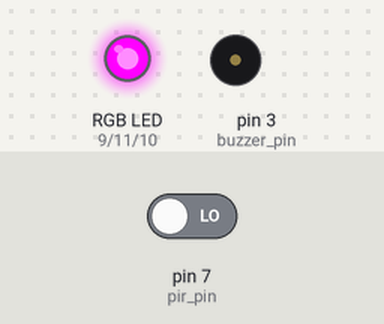
A sketch run on a simulated Arduino Uno, built with avr-gcc and run on an emulated ATmega328P. Shown: an RGB LED mixed from three pins (HIGH = lit), buzzer (waves = sounding, pin HIGH). Inputs (shaded band) come from the test bench; at power-on: pin 7 (pir_pin) LOW.

Above: at 1.2 s.
1.3 s: pin 7 (pir_pin) driven HIGH
At 2.5 s:
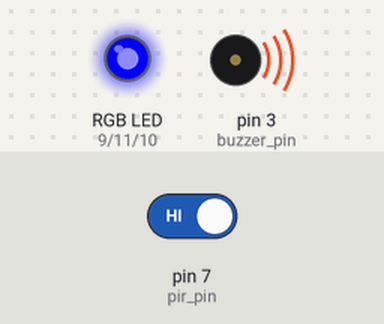
2.8 s: pin 7 (pir_pin) driven LOW
At 3.7 s:
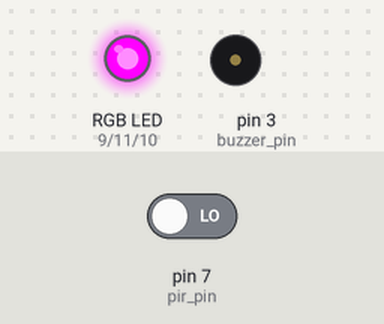
Timing chart, 0 to 5.8 s (numbered marks = the images above; inputs shaded):
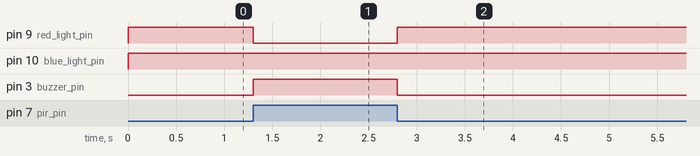

Measured:
- after the input at 1.3 s, pin 9 (red_light_pin): HIGH → LOW at once; pin 3 (buzzer_pin): LOW → HIGH at once
- after the input at 2.8 s, pin 9 (red_light_pin): LOW → HIGH at once; pin 3 (buzzer_pin): HIGH → LOW at once

The sketch:

motion_controlled_colour_changer1.ino
```cpp
// Define the pins for the components
const int buzzer_pin = 3;       // Buzzer is connected to digital pin 3
const int pir_pin = 7;          // PIR sensor signal is connected to digital pin 7
const int red_light_pin = 9;    // Red pin of the RGB LED is connected to PWM pin 9
const int green_light_pin = 11; // Green pin of the RGB LED is connected to PWM pin 11
const int blue_light_pin = 10;  // Blue pin of the RGB LED is connected to PWM pin 10

void setup() {
  // Set the pin modes for each component
  pinMode(pir_pin, INPUT);         // PIR sensor is an input device
  pinMode(buzzer_pin, OUTPUT);       // Buzzer is an output device
  pinMode(red_light_pin, OUTPUT);    // Red LED is an output device
  pinMode(green_light_pin, OUTPUT);  // Green LED is an output device
  pinMode(blue_light_pin, OUTPUT);   // Blue LED is an output device

  // Initially, turn all outputs off (LOW)
  digitalWrite(buzzer_pin, LOW);
  digitalWrite(red_light_pin, LOW);
  digitalWrite(green_light_pin, LOW);
  digitalWrite(blue_light_pin, LOW);
}

void loop() {
  // Check the state of the PIR sensor
  if (digitalRead(pir_pin) == HIGH) {
    // If motion is detected...

    // Turn the buzzer on
    digitalWrite(buzzer_pin, HIGH);

    // Set the RGB LED color to Blue
    RGB_color(0, 0, 255); // R=0, G=0, B=255

    // This empty while loop holds the program here as long as motion is still detected.
    // The buzzer and blue light will remain on.
    while (digitalRead(pir_pin) == HIGH);

  } else {
    // If no motion is detected...

    // Turn the buzzer off
    digitalWrite(buzzer_pin, LOW);

    // Set the RGB LED color to Magenta
    RGB_color(255, 0, 255); // R=255, G=0, B=255
  }
}

// Helper function to set the RGB LED color
void RGB_color(int red_value, int green_value, int blue_value) {
  // Use analogWrite to set the intensity of each color (0-255)
  analogWrite(red_light_pin, red_value);
  analogWrite(green_light_pin, green_value);
  analogWrite(blue_light_pin, blue_value);
}
```
